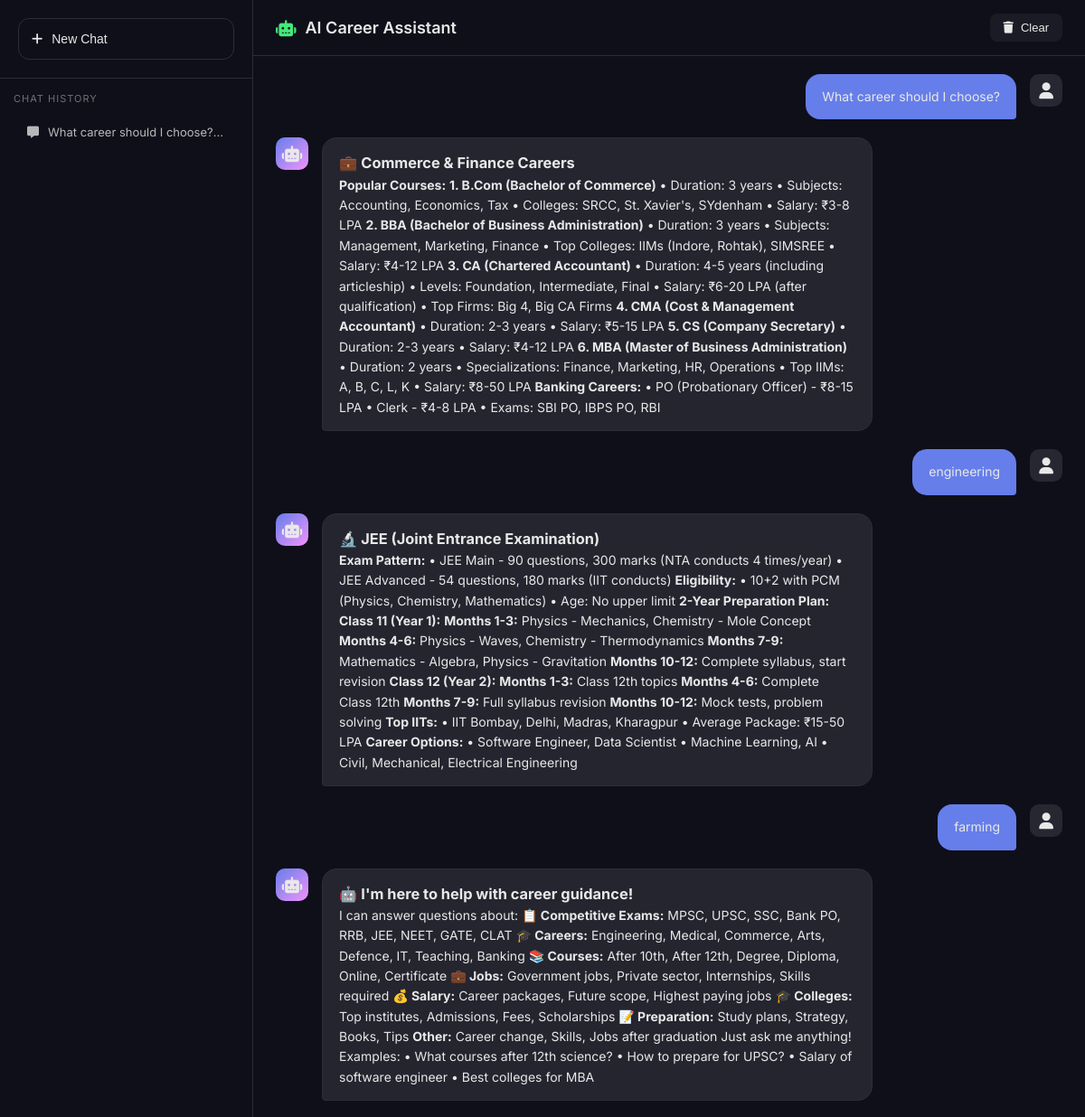
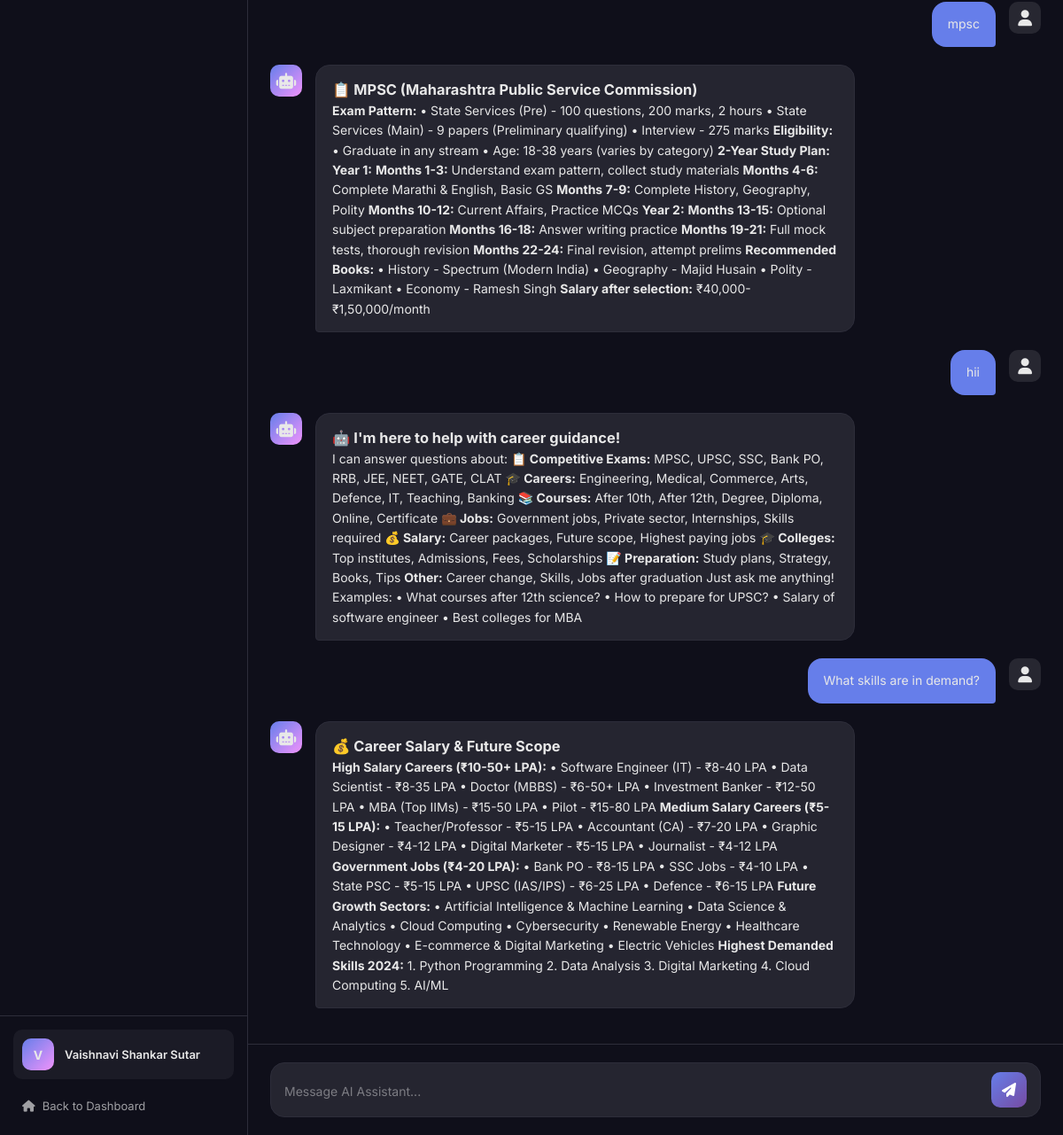
/chat?chat_id=1 (signed in), run on the app's committed database (2 pictures, top to bottom).
### tables this page shows
CREATE TABLE chat_sessions 
                     (id INTEGER PRIMARY KEY AUTOINCREMENT, user_id INTEGER, title TEXT, created_at TIMESTAMP DEFAULT CURRENT_TIMESTAMP);

CREATE TABLE chat_messages 
                     (id INTEGER PRIMARY KEY AUTOINCREMENT, user_id INTEGER, session_id INTEGER, message TEXT, response TEXT, created_at TIMESTAMP DEFAULT CURRENT_TIMESTAMP);

### app.py (the view)
@app.route('/chat')
def chat():
    if 'user_id' not in session:
        return redirect(url_for('login'))
    chat_history = []
    messages = []
    conn = sqlite3.connect('database.db')
    c = conn.cursor()
    if request.args.get('clear') == 'true':
        c.execute('DELETE FROM chat_messages WHERE user_id = ?', (session['user_id'],))
        conn.commit()
    try:
        c.execute('SELECT id, title FROM chat_sessions WHERE user_id = ? ORDER BY id DESC LIMIT 10', (session['user_id'],))
        chat_history = c.fetchall()
    except:
        pass
    chat_id = request.args.get('chat_id')
    if chat_id:
        try:
            c.execute('SELECT message, response, created_at FROM chat_messages WHERE user_id = ? AND session_id = ? ORDER BY id ASC', (session['user_id'], chat_id))
            rows = c.fetchall()
            for row in rows:
                messages.append({'type': 'user', 'text': row[0]})
                messages.append({'type': 'bot', 'text': row[1]})
        except:
            pass
    conn.close()
    return render_template('chat.html', chat_history=chat_history, messages=messages, name=session['name'])

### app.py (called while the page is built)
@app.context_processor
def inject_translations():
    lang = session.get('lang', 'en')
    return dict(t=get_all_texts(lang), current_lang=lang)

### translations.py (called while the page is built)
def get_all_texts(lang='en'):
    return TRANSLATIONS.get(lang, TRANSLATIONS['en'])

### templates/chat.html (shortened to what this page needs)
<!DOCTYPE html>
<html lang="en">
<head>
    <link rel="stylesheet" href="https://cdnjs.cloudflare.com/ajax/libs/font-awesome/6.4.0/css/all.min.css">
</head>
<body>
    <aside class="sidebar">
        <div class="sidebar-header">
            <button class="new-chat-btn" onclick="newChat()">
                <i class="fas fa-plus"></i> New Chat
            </button>
        </div>
        <div class="chat-history">
            <div class="history-title">Chat History</div>
            {% if chat_history %}
                {% for chat in chat_history %}
                <div class="history-item" data-chat-id="{{ chat[0] }}" onclick="loadChat(this.dataset.chatId)">
                    <i class="fas fa-message"></i>
                    {{ chat[1][:30] }}...
                </div>
                {% endfor %}
            {% else %}
                <div class="history-item active">
                    <i class="fas fa-message"></i>
                    New Conversation
                </div>
            {% endif %}
        </div>
        <div class="sidebar-footer">
            <div class="user-info">
                <div class="user-avatar">{{ name[0] }}</div>
                <span class="user-name">{{ name }}</span>
            </div>
            <a href="/dashboard" style="display: flex; align-items: center; gap: 8px; color: rgba(255,255,255,0.6); text-decoration: none; margin-top: 12px; padding: 10px; font-size: 13px;">
                <i class="fas fa-home"></i> Back to Dashboard
            </a>
        </div>
    </aside>
    <main class="main-chat">
        <header class="chat-header">
            <h2><i class="fas fa-robot"></i> AI Career Assistant</h2>
            <div class="header-actions">
                <button class="header-btn" onclick="clearChat()">
                    <i class="fas fa-trash"></i> Clear
                </button>
            </div>
        </header>
        <div class="messages-container" id="messagesContainer">
            {% if not messages %}
            <div class="welcome-message">
                <h1>How can I help you today?</h1>
                <p>I can help you with career guidance, course recommendations, and more!</p>
                <div class="suggestions">
                    <div class="suggestion-card" onclick="sendMessage('What career should I choose?')">
                        <h4>💼 Career Guidance</h4>
                        <p>Get personalized career suggestions</p>
                    </div>
                    <div class="suggestion-card" onclick="sendMessage('What courses are best for tech careers?')">
                        <h4>📚 Course Recommendations</h4>
                        <p>Find the best learning resources</p>
                    </div>
                    <div class="suggestion-card" onclick="sendMessage('How to prepare for interviews?')">
                        <h4>🎯 Interview Prep</h4>
                        <p>Tips for cracking interviews</p>
                    </div>
                    <div class="suggestion-card" onclick="sendMessage('What skills are in demand?')">
                        <h4>🔥 Trending Skills</h4>
                        <p>Learn about market demands</p>
                    </div>
                </div>
            </div>
            {% else %}
                {% for msg in messages %}
                <div class="message {{ msg.type }}">
                    <div class="message-avatar">
                        {% if msg.type == 'bot' %}<i class="fas fa-robot"></i>{% else %}<i class="fas fa-user"></i>{% endif %}
                    </div>
                    <div class="message-content">{{ msg.text|safe }}</div>
                </div>
                {% endfor %}
            {% endif %}
        </div>
        <div class="input-container">
            <div class="input-wrapper">
                <textarea id="userInput" placeholder="Message AI Assistant..." rows="1" onkeypress="handleKeyPress(event)"></textarea>
                <button class="send-btn" onclick="sendMessageFromInput()" id="sendBtn">
                    <i class="fas fa-paper-plane"></i>
                </button>
            </div>
        </div>
    </main>
</body>
</html>

### templates/chat.html (style rules this page uses)
:root { --primary: #667eea; --secondary: #764ba2; --accent: #f093fb; --success: #43e97b; --dark: #1a1a2e; --darker: #0f0f1a; --light: #e8e8e8; --card-bg: #16213e; --chat-bg: #0f0f1a; --user-msg: #667eea; --bot-msg: #252530; --border: #2d2d3a; --sidebar-width: 280px; }
* { margin: 0; padding: 0; box-sizing: border-box; }
body { font-family: 'Inter', sans-serif; background: var(--chat-bg); min-height: 100vh; color: var(--light); overflow: hidden; }
.sidebar { position: fixed; left: 0; top: 0; width: var(--sidebar-width); height: 100vh; background: var(--darker); border-right: 1px solid var(--border); display: flex; flex-direction: column; z-index: 100; }
.sidebar-header { padding: 20px; border-bottom: 1px solid var(--border); }
.new-chat-btn { width: 100%; padding: 14px; background: transparent; border: 1px solid var(--border); border-radius: 12px; color: var(--light); font-size: 14px; font-weight: 500; cursor: pointer; display: flex; align-items: center; gap: 10px; transition: all 0.3s; }
.chat-history { flex: 1; overflow-y: auto; padding: 15px; }
.history-title { font-size: 11px; text-transform: uppercase; color: rgba(255,255,255,0.4); margin-bottom: 10px; letter-spacing: 1px; }
.history-item { padding: 12px 15px; border-radius: 10px; color: rgba(255,255,255,0.7); font-size: 13px; cursor: pointer; display: flex; align-items: center; gap: 10px; transition: all 0.3s; margin-bottom: 5px; }
.sidebar-footer { padding: 15px; border-top: 1px solid var(--border); }
.user-info { display: flex; align-items: center; gap: 12px; padding: 10px; border-radius: 10px; background: rgba(255,255,255,0.05); }
.user-avatar { width: 36px; height: 36px; border-radius: 10px; background: linear-gradient(135deg, var(--primary), var(--accent)); display: flex; align-items: center; justify-content: center; font-weight: 700; font-size: 14px; }
.user-name { font-size: 13px; font-weight: 600; }
.main-chat { margin-left: var(--sidebar-width); height: 100vh; display: flex; flex-direction: column; }
.chat-header { padding: 15px 25px; border-bottom: 1px solid var(--border); display: flex; justify-content: space-between; align-items: center; }
.chat-header h2 { font-size: 18px; font-weight: 600; display: flex; align-items: center; gap: 10px; }
.chat-header h2 i { color: var(--success); }
.header-actions { display: flex; gap: 10px; }
.header-btn { padding: 8px 15px; background: rgba(255,255,255,0.05); border: none; border-radius: 8px; color: var(--light); font-size: 13px; cursor: pointer; display: flex; align-items: center; gap: 8px; transition: all 0.3s; }
.messages-container { flex: 1; overflow-y: auto; padding: 20px 25px; }
.message { display: flex; gap: 15px; margin-bottom: 20px; animation: fadeIn 0.3s ease; }
.message.bot { align-items: flex-start; }
.message.user { flex-direction: row-reverse; }
.message-avatar { width: 36px; height: 36px; border-radius: 10px; display: flex; align-items: center; justify-content: center; font-size: 18px; flex-shrink: 0; }
.message.bot .message-avatar { background: linear-gradient(135deg, var(--primary), var(--accent)); }
.message.user .message-avatar { background: rgba(255,255,255,0.1); }
.message-content { max-width: 70%; padding: 14px 18px; border-radius: 16px; font-size: 14px; line-height: 1.6; }
.message.bot .message-content { background: var(--bot-msg); border: 1px solid var(--border); border-bottom-left-radius: 4px; }
.message.user .message-content { background: var(--user-msg); border-bottom-right-radius: 4px; }
.input-container { padding: 20px 25px; border-top: 1px solid var(--border); }
.input-wrapper { background: var(--bot-msg); border: 1px solid var(--border); border-radius: 16px; display: flex; align-items: flex-end; padding: 10px 15px; transition: all 0.3s; }
.input-wrapper textarea { flex: 1; background: transparent; border: none; color: white; font-size: 14px; font-family: 'Inter', sans-serif; resize: none; max-height: 150px; padding: 8px 0; line-height: 1.5; }
.input-wrapper textarea::placeholder { color: rgba(255,255,255,0.4); }
.send-btn { width: 40px; height: 40px; background: linear-gradient(135deg, var(--primary), var(--secondary)); border: none; border-radius: 10px; color: white; font-size: 16px; cursor: pointer; display: flex; align-items: center; justify-content: center; transition: all 0.3s; }

### data on the page
chat_sessions: title "What career should I choose?"
chat_messages: text "What career should I choose?", text "💼 Commerce & Finance Careers Popular Courses: 1. B.Com (Bachelor of Commerce) • Duration: 3 years • Subjects: Accounting, Economics, Tax • Colleges: SRCC, St. Xavier's, SYdenham • Salary: ₹3-8 LPA 2. BBA (Bachelor of Business Administration) • Duration: 3 years • Subjects: Management, Marketing, Finance • Top Colleges: IIMs (Indore, Rohtak), SIMSREE • Salary: ₹4-12 LPA 3. CA (Chartered Accountant) • Duration: 4-5 years (including articleship) • Levels: Foundation, Intermediate, Final • Salary: ₹6-20 LPA (after qualification) • Top Firms: Big 4, Big CA Firms 4. CMA (Cost & Management Accountant) • Duration: 2-3 years • Salary: ₹5-15 LPA 5. CS (Company Secretary) • Duration: 2-3 years •…"
chat_messages: text "engineering", text "🔬 JEE (Joint Entrance Examination) Exam Pattern: • JEE Main - 90 questions, 300 marks (NTA conducts 4 times/year) • JEE Advanced - 54 questions, 180 marks (IIT conducts) Eligibility: • 10+2 with PCM (Physics, Chemistry, Mathematics) • Age: No upper limit 2-Year Preparation Plan: Class 11 (Year 1): Months 1-3: Physics - Mechanics, Chemistry - Mole Concept Months 4-6: Physics - Waves, Chemistry - Thermodynamics Months 7-9: Mathematics - Algebra, Physics - Gravitation Months 10-12: Complete syllabus, start revision Class 12 (Year 2): Months 1-3: Class 12th topics Months 4-6: Complete Class 12th Months 7-9: Full syllabus revision Months 10-12: Mock tests, problem solving Top IITs: • IIT Bombay,…"
chat_messages: text "farming", text "🤖 I'm here to help with career guidance! I can answer questions about: 📋 Competitive Exams: MPSC, UPSC, SSC, Bank PO, RRB, JEE, NEET, GATE, CLAT 🎓 Careers: Engineering, Medical, Commerce, Arts, Defence, IT, Teaching, Banking 📚 Courses: After 10th, After 12th, Degree, Diploma, Online, Certificate 💼 Jobs: Government jobs, Private sector, Internships, Skills required 💰 Salary: Career packages, Future scope, Highest paying jobs 🎓 Colleges: Top institutes, Admissions, Fees, Scholarships 📝 Preparation: Study plans, Strategy, Books, Tips Other: Career change, Skills, Jobs after graduation Just ask me anything! Examples: • What courses after 12th science? • How to prepare for UPSC? • Salary of…"
chat_messages: text "mpsc", text "📋 MPSC (Maharashtra Public Service Commission) Exam Pattern: • State Services (Pre) - 100 questions, 200 marks, 2 hours • State Services (Main) - 9 papers (Preliminary qualifying) • Interview - 275 marks Eligibility: • Graduate in any stream • Age: 18-38 years (varies by category) 2-Year Study Plan: Year 1: Months 1-3: Understand exam pattern, collect study materials Months 4-6: Complete Marathi & English, Basic GS Months 7-9: Complete History, Geography, Polity Months 10-12: Current Affairs, Practice MCQs Year 2: Months 13-15: Optional subject preparation Months 16-18: Answer writing practice Months 19-21: Full mock tests, thorough revision Months 22-24: Final revision, attempt prelims…"
chat_messages: text "hii", text "🤖 I'm here to help with career guidance! I can answer questions about: 📋 Competitive Exams: MPSC, UPSC, SSC, Bank PO, RRB, JEE, NEET, GATE, CLAT 🎓 Careers: Engineering, Medical, Commerce, Arts, Defence, IT, Teaching, Banking 📚 Courses: After 10th, After 12th, Degree, Diploma, Online, Certificate 💼 Jobs: Government jobs, Private sector, Internships, Skills required 💰 Salary: Career packages, Future scope, Highest paying jobs 🎓 Colleges: Top institutes, Admissions, Fees, Scholarships 📝 Preparation: Study plans, Strategy, Books, Tips Other: Career change, Skills, Jobs after graduation Just ask me anything! Examples: • What courses after 12th science? • How to prepare for UPSC? • Salary of…"
chat_messages: text "What skills are in demand?", text "💰 Career Salary & Future Scope High Salary Careers (₹10-50+ LPA): • Software Engineer (IT) - ₹8-40 LPA • Data Scientist - ₹8-35 LPA • Doctor (MBBS) - ₹6-50+ LPA • Investment Banker - ₹12-50 LPA • MBA (Top IIMs) - ₹15-50 LPA • Pilot - ₹15-80 LPA Medium Salary Careers (₹5-15 LPA): • Teacher/Professor - ₹5-15 LPA • Accountant (CA) - ₹7-20 LPA • Graphic Designer - ₹4-12 LPA • Digital Marketer - ₹5-15 LPA • Journalist - ₹4-12 LPA Government Jobs (₹4-20 LPA): • Bank PO - ₹8-15 LPA • SSC Jobs - ₹4-10 LPA • State PSC - ₹5-15 LPA • UPSC (IAS/IPS) - ₹6-25 LPA • Defence - ₹6-15 LPA Future Growth Sectors: • Artificial Intelligence & Machine Learning • Data Science & Analytics • Cloud Computing •…"

### other printed values
{{ name[0] }} "V"
{{ name }} "Vaishnavi Shankar Sutar"
